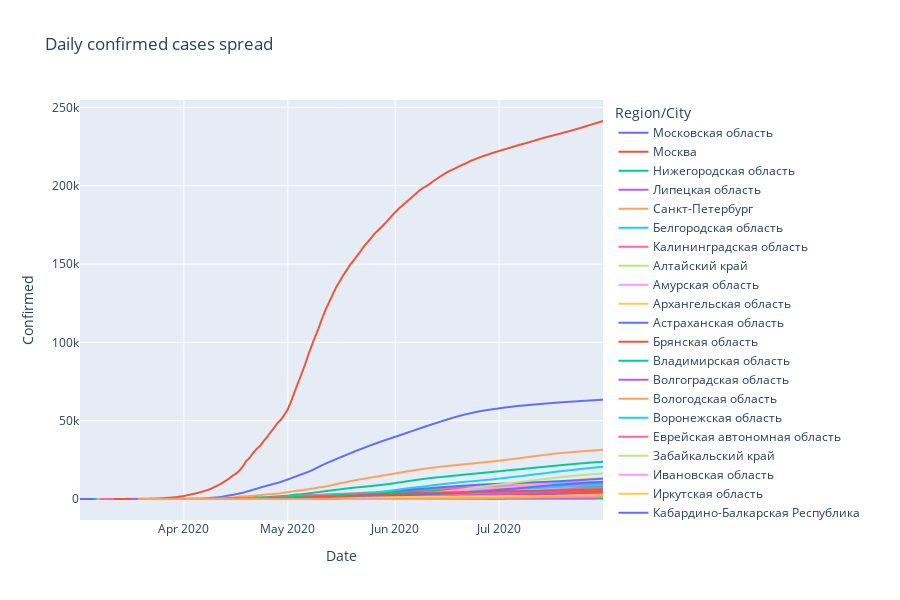

The code cell stored with this chart in its notebook:
### Code cell
#построение графика по суммарному количеству заболевших к определенной дате
df1 = data.groupby(['Date', 'Region/City'])['Confirmed', 'Deaths', 'Recovered'].sum().reset_index()
px.line(df1, x = 'Date', y = 'Confirmed', color = 'Region/City', title = 'Daily confirmed cases spread', height = 600)
